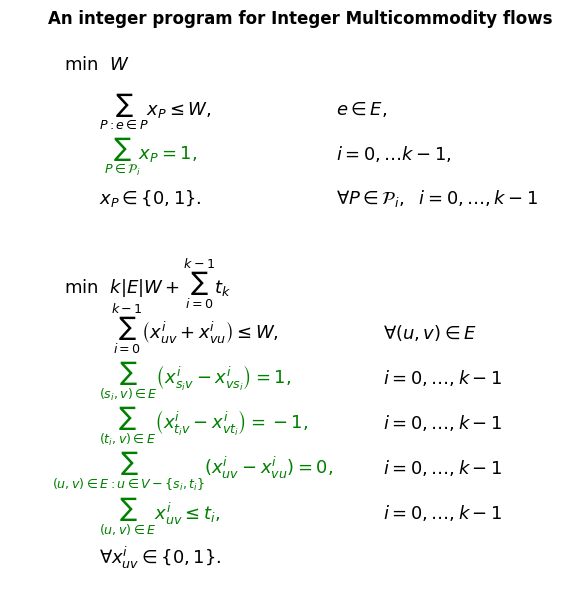

This chart was generated by the following Python code:
import matplotlib.pyplot as plt

def form(i):
    delta = 1.2
    fs = 13
    space = 10

    objective = r'$\min \ \ W$'
    plt.text(-1.0, i, objective, fontsize=fs)

    subjects = r'$\sum_{P: e \in P} x_P \leq W,$'
    plt.text(0.5, i - delta * 1, subjects, fontsize=fs)
    subjects = r'$e\in E,$'
    plt.text(0.5 + space, i - delta * 1, subjects, fontsize=fs)

    subjects = r'$\sum_{P\in\mathcal{P}_i} x_P = 1,$'
    plt.text(0.7, i - delta * 2, subjects, fontsize=fs, color='g')
    subjects = r'$i = 0, \ldots k - 1,$'
    plt.text(0.5 + space, i - delta * 2, subjects, fontsize=fs)

    subjects = r'$x_P \in \{0, 1\}.$'
    plt.text(0.5, i - delta * 3, subjects, fontsize=fs)
    subjects = r'$\forall P \in \mathcal{P}_i,\ \ i = 0, \ldots, k - 1$'
    plt.text(0.5 + space, i - delta * 3, subjects, fontsize=fs)


def form2(i):
    delta = 1.2
    fs = 13
    space = 12

    objective = r'$\min \ \ k|E|W + \sum_{i=0}^{k-1} u_k$'
    plt.text(-1.0, i, objective, fontsize=fs)

    subjects = r'$\sum_{i=0}^{k-1} \left(x_{uv}^i + x_{vu}^i \right) \leq W,$'
    plt.text(1.0, i - delta, subjects, fontsize=fs)
    subjects = r'$\forall(u, v) \in E$'
    plt.text(0.5 + space, i - delta, subjects, fontsize=fs)

    subjects = r'$\sum_{(s_i, v) \in E} \left(x_{s_iv}^i-x_{vs_i}^i \right)=1,$'
    plt.text(0.5, i - delta * 2, subjects, fontsize=fs, color='g')
    subjects = '$i = 0, \ldots, k - 1$'
    plt.text(0.5 + space, i - delta * 2, subjects, fontsize=fs)

    subjects = r'$\sum_{(t_i,v)\in E} \left(x_{t_iv}^i-x_{vt_i}^i \right)=-1,$'
    plt.text(0.5, i - delta * 3, subjects, fontsize=fs, color='g')
    subjects = '$i = 0, \ldots, k - 1$'
    plt.text(0.5 + space, i - delta * 3, subjects, fontsize=fs)

    subjects = r'$\sum_{(u,v)\in E:u \in V-\{s_i,t_i\}}(x_{uv}^i-x_{vu}^i)=0,$'
    plt.text(-1.5, i - delta * 4, subjects, fontsize=fs, color='g')
    subjects = r'$i=0, \ldots, k-1$'
    plt.text(0.5 + space, i - delta * 4, subjects, fontsize=fs)

    subjects = r'$\sum_{(u,v) \in E} x_{uv}^i  \leq u_i,$'
    plt.text(0.5, i - delta * 5, subjects, fontsize=fs, color='g')
    subjects = r'$i=0, \ldots, k-1$'
    plt.text(0.5 + space, i - delta * 5, subjects, fontsize=fs)

    subjects = r'$\forall x_{uv}^i \in \{0, 1\}.$'
    plt.text(0.5, i - delta * 6, subjects, fontsize=fs)

if __name__ == '__main__':
    plt.figure(figsize=(6, 6))
    form(11)
    form2(5)
    plt.title('An integer program for Integer Multicommodity flows',
              weight='bold')
    plt.gca().set_xlim([-2, 20])
    plt.gca().set_ylim([-2, 12])
    plt.gca().margins(0.1)
    plt.axis('off')
    plt.tight_layout()
    plt.savefig("imf_forms.png", bbox_inches='tight')
    plt.show()
